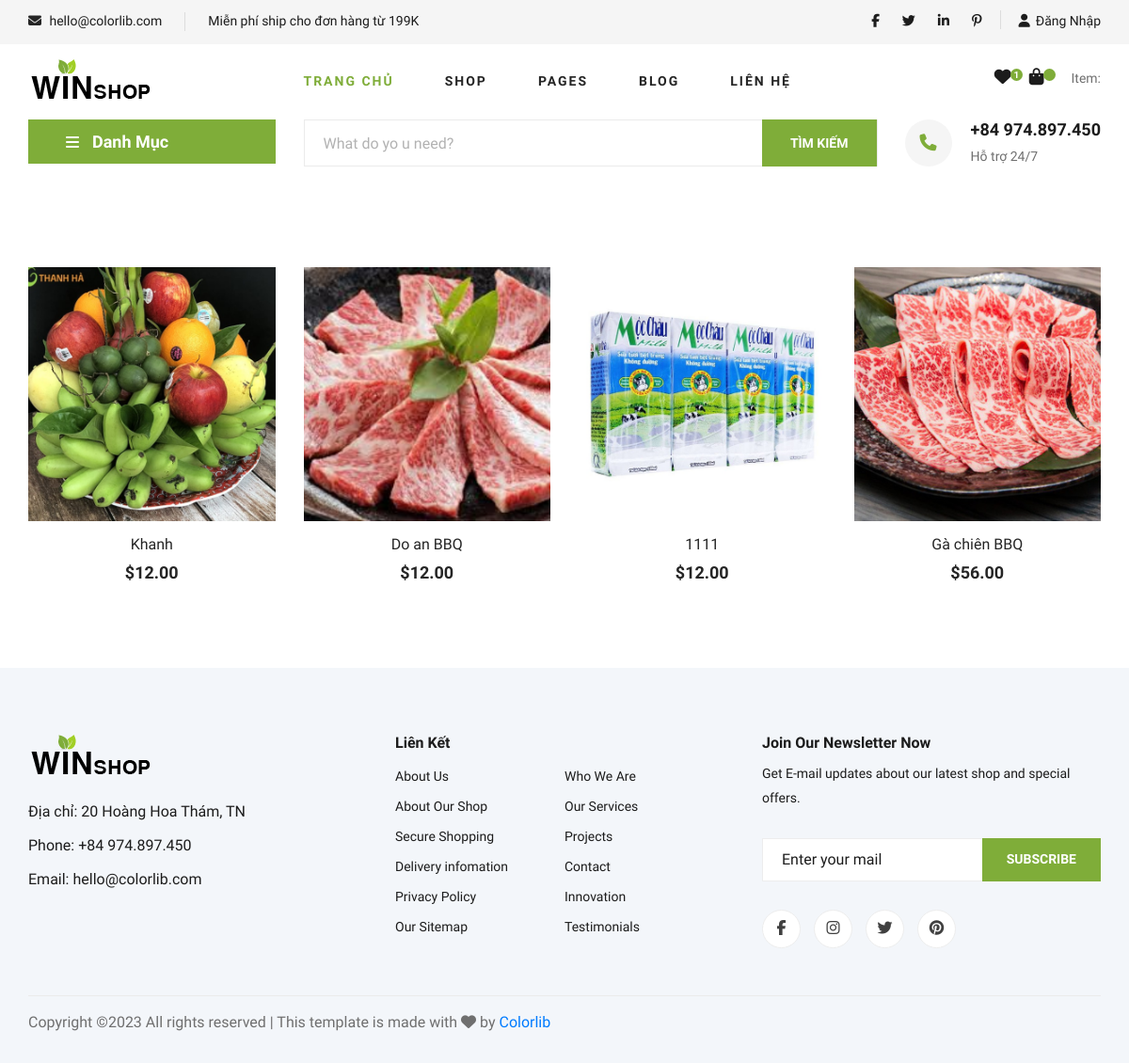
/category/?category=food, run on an earlier commit of the app's database.
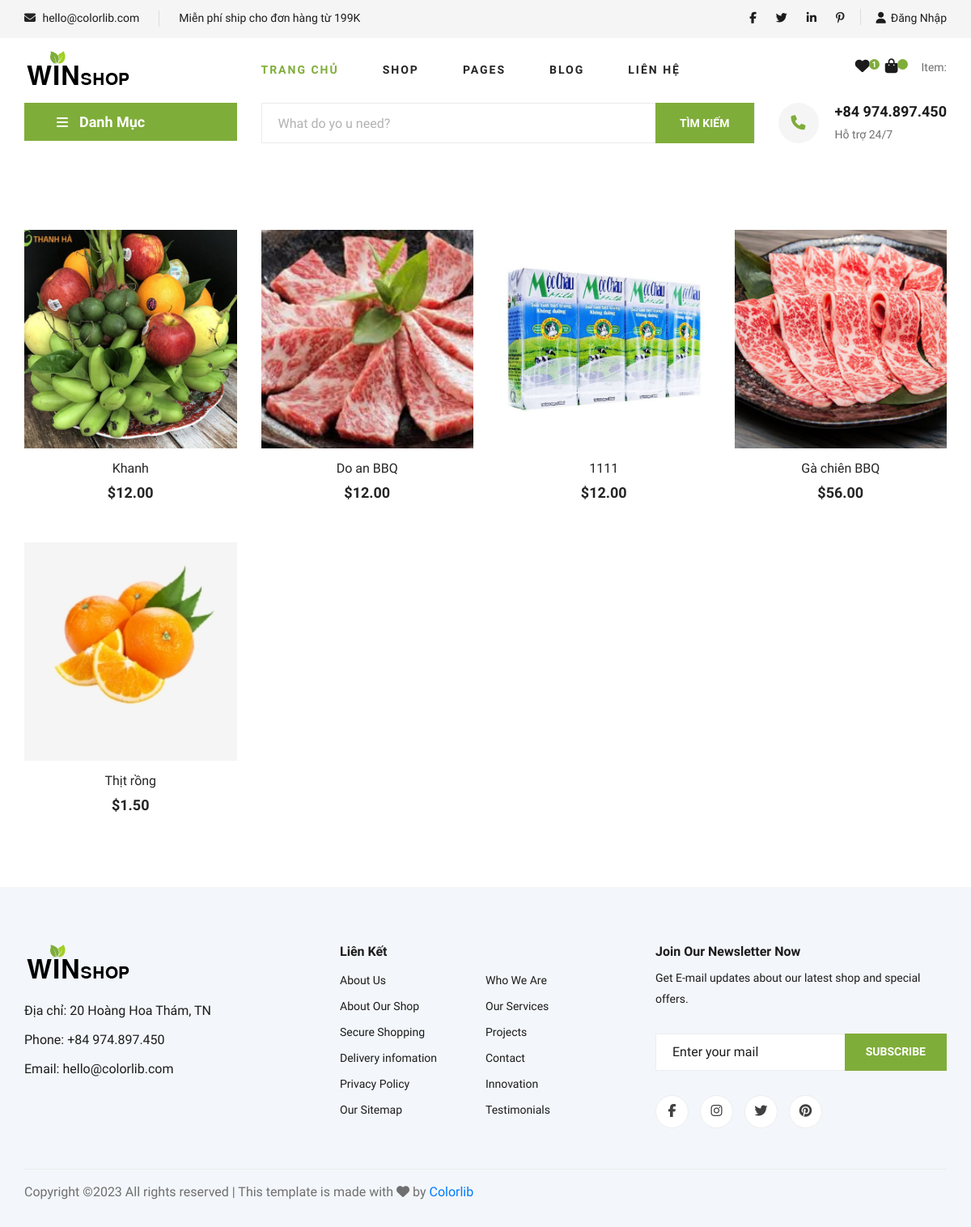
And on a later commit of the database.
### app/models.py (models this page shows, shortened)
class Product(models.Model):
    name = models.CharField(max_length=200, null=True)
    category = models.ManyToManyField(Category, related_name='product_category')
    price = models.FloatField()
    price_sale = models.DecimalField(max_digits=10, decimal_places=2, default=0.0)
    describe = models.CharField(max_length=300, null=True)
    digital = models.BooleanField(default=False, null=True, blank=False)
    image = models.ImageField(null=True, blank=True)
    unit = models.CharField(max_length=50, null=True, blank=True)
    count = models.IntegerField(default=0)
    @property
    def ImageURL(self):
        try:
            url = self.image.url
        except:
            url = ''
        return url

### app/python/app/category.py (the view)
# urls.py: path('category/', views.category, name="category"),
def category(request):
    slide_hidden = "hidden"
    fixed_height = "20px"
    check_staff = request.user
    if check_staff.is_staff:
        print('admin')
        show_manage = 'show'
    else:
        print('not admin')
        show_manage = 'none'
    categories = Category.objects.filter(is_sub=False) #lay cac damh muc lon
    active_category = request.GET.get('category', '')
    if active_category:
        products = Product.objects.filter(category__slug=active_category) # lay theo duong dan
    if request.user.is_authenticated:
        customer = request.user
        order, created = Order.objects.get_or_create(customer=customer, complete=False)
        items = order.orderitem_set.all()
        user_not_login = "hidden"
        user_login = "show"
        for item in items:
            item.total = item.product.price * item.quantity
    else:
        order = None
        items = []
        user_not_login = "show"
        user_login = "none"
    context ={'items': items,
              'order': order,
              'categories': categories,
              'products': products,
              'active_category': active_category,
              'user_login': user_login,
              'user_not_login': user_not_login,
              'slide_hidden': slide_hidden,
              'fixed_height': fixed_height,
              'show_manage': show_manage,
              }
    return render(request, "app/category.html", context)

### app/templates/app/category.html (shortened to what this page needs)
{% extends 'app/base.html' %}
{% load static %}
{% block category_context %}
    <section class="featured spad">
        <div class="container">
            <div class="row featured__filter">
                {% for product in products %}
                <div class="col-lg-3 col-md-4 col-sm-6 mix oranges fresh-meat">
                    <div class="featured__item">
                        <div class="featured__item__pic set-bg" data-setbg="{{product.ImageURL}}">
                        </div>
                        <div class="featured__item__text">
                            <h6><a href="{% url 'detail' %}?id={{ product.id }}">{{product.name}}</a></h6>
                            <h5>${{product.price | floatformat:2}}</h5>
                        </div>
                    </div>
                </div>
                {% endfor %}
            </div>
        </div>
    </section>
{% endblock category_context %}

What changed in the data, as far as the page shows it:
now on this page (row edited): Product: shows a picture, name "Thịt rồng", price "1.50"
